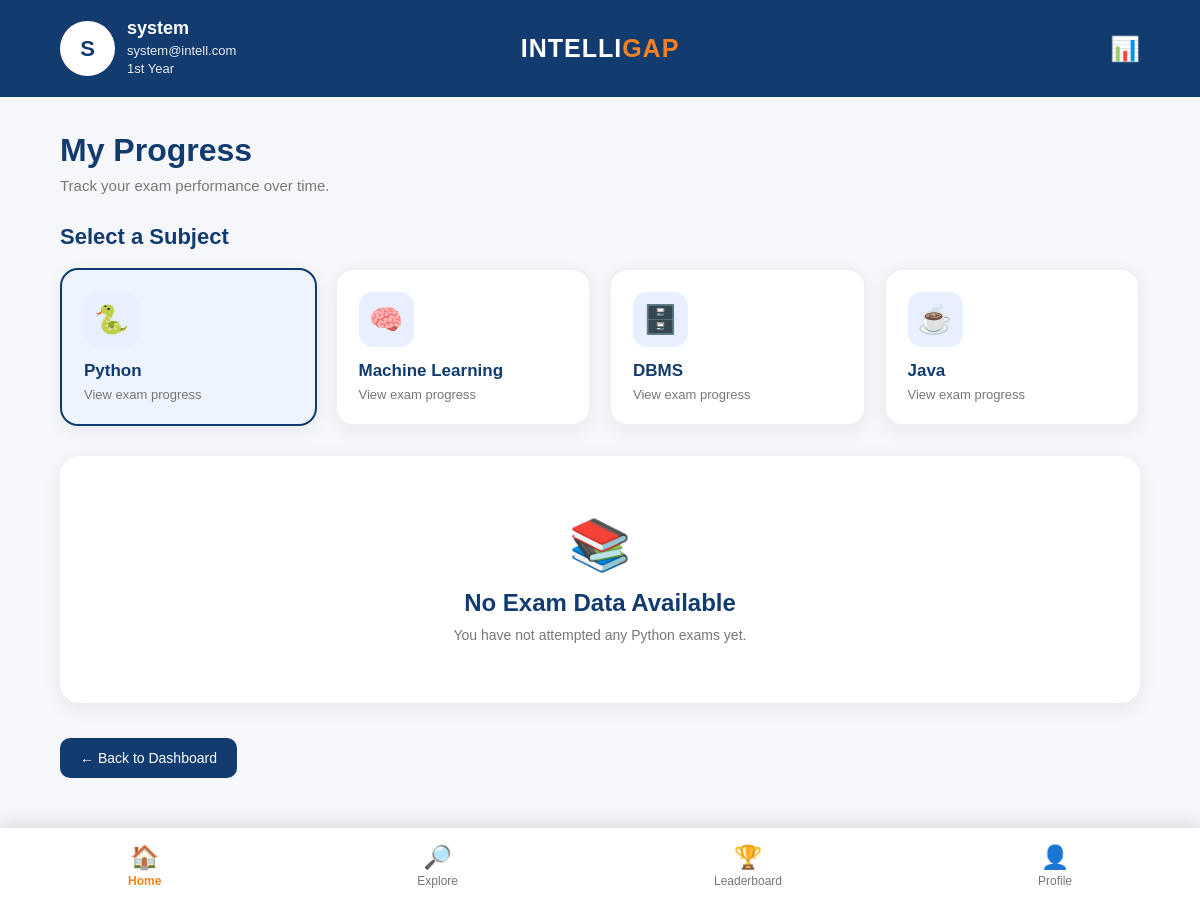
Before: /progress/?subject=Python (signed in) with the older database file.
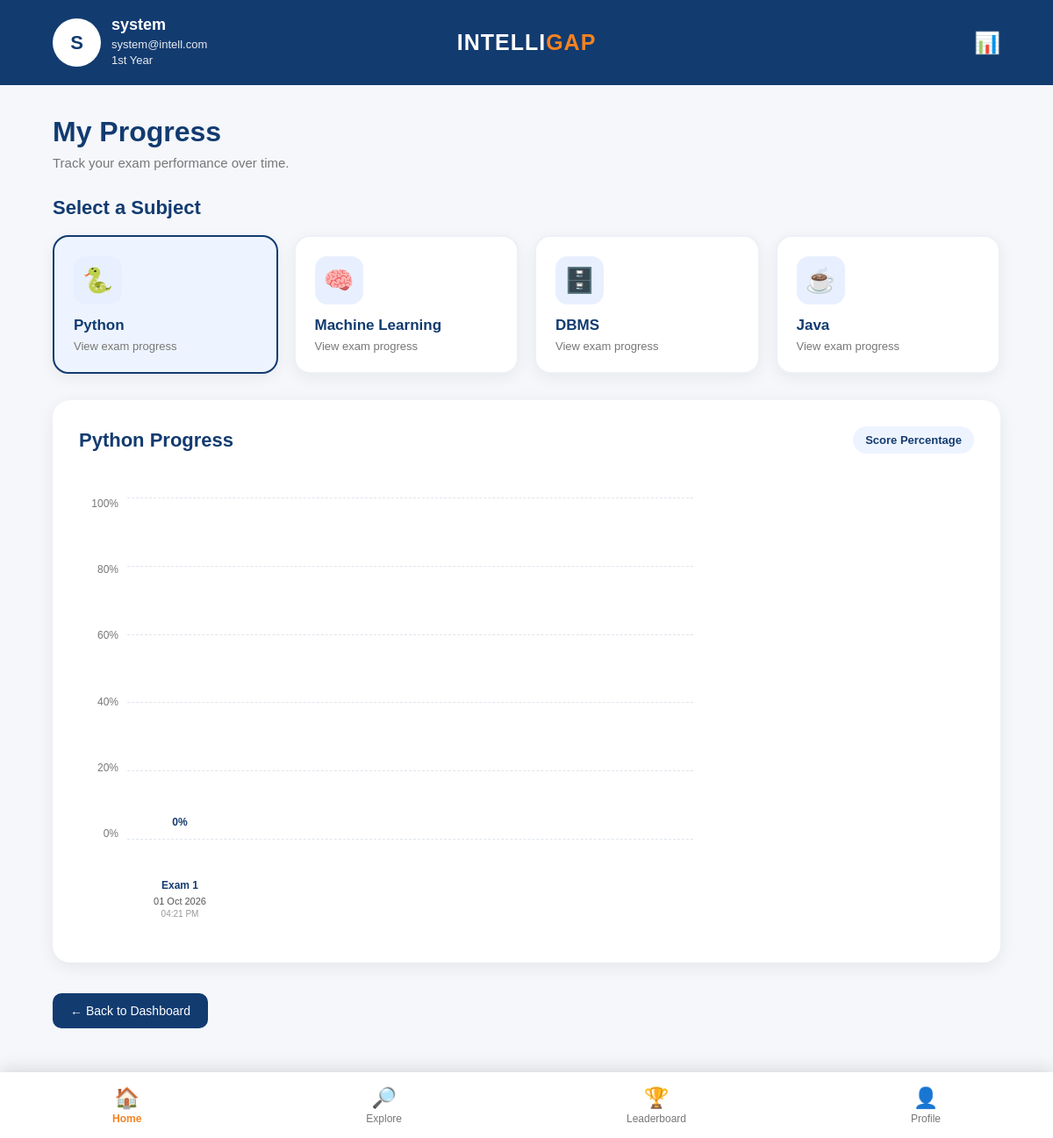
After: the same page with the newer database file.
### accounts/models.py (models this page shows, shortened)
class QuizResult(models.Model):
    student = models.ForeignKey(
        Student,
        on_delete=models.CASCADE
    )
    subject = models.CharField(max_length=50)
    score = models.IntegerField(default=0)
    total_questions = models.IntegerField(default=0)
    correct_answers = models.IntegerField(default=0)
    wrong_answers = models.IntegerField(default=0)
    created_at = models.DateTimeField(
        auto_now_add=True
    )

### accounts/views/history_views.py (the view)
def progress_analysis(request):
    student_id = request.session.get("student_id")
    if not student_id:
        return redirect("/login/")
    try:
        student = Student.objects.get(
            id=student_id
        )
    except Student.DoesNotExist:
        request.session.flush()
        return redirect("/login/")
    subjects = [
        {
            "name": "Python",
            "icon": "🐍"
        },
        {
            "name": "Machine Learning",
            "icon": "🧠"
        },
        {
            "name": "DBMS",
            "icon": "🗄️"
        },
        {
            "name": "Java",
            "icon": "☕"
        }
    ]
    selected_subject = request.GET.get(
        "subject",
        ""
    )
    results = QuizResult.objects.filter(
        student=student
    ).order_by("created_at")
    progress_data = []
    for result in results:
        if (
            selected_subject
            and result.subject != selected_subject
        ):
            continue
        if result.total_questions > 0:
            percentage = round(
                (
                    result.score
                    / result.total_questions
                ) * 100
            )
        else:
            percentage = 0
        exam_date = result.created_at.strftime(
            "%d %b %Y"
        )
        exam_time = result.created_at.strftime(
            "%I:%M %p"
        )
        progress_data.append(
            {
                "subject": result.subject,
                "percentage": percentage,
                "score": result.score,
                "total_questions": result.total_questions,
                "date": exam_date,
                "time": exam_time,
            }
        )
    has_progress = len(progress_data) > 0
    context = {
        "student": student,
        "subjects": subjects,
        "selected_subject": selected_subject,
        "progress_data": progress_data,
        "has_progress": has_progress,
    }
    return render(
        request,
        "accounts/progress.html",
        context
    )

### accounts/templates/accounts/progress.html (shortened to what the changed rows need)
<!DOCTYPE html>
<html lang="en">
<head>
</head>
<body>
    <header class="header">
        <div class="logo">
            <h1>
                INTELLI<span>GAP</span>
            </h1>
        </div>
    </header>
    <main class="container">
        <div class="page-title">
            <h1>
                My Progress
            </h1>
        </div>
        <h2 class="subject-title">
            Select a Subject
        </h2>
        <div class="subjects">
            {% for subject in subjects %}
                <a
                    href="?subject={{ subject.name|urlencode }}"
                    class="subject-card {% if selected_subject == subject.name %}selected{% endif %}"
                >
                    <div class="subject-icon">
                        {{ subject.icon }}
                    </div>
                    <h3>
                        {{ subject.name }}
                    </h3>
                    <p>
                        View exam progress
                    </p>
                </a>
            {% endfor %}
        </div>
        {% if not selected_subject %}
            <div class="message-card">
                <div class="message-icon">
                    📊
                </div>
                <h2>
                    Select a Subject
                </h2>
                <p>
                    Choose a subject above to view your exam progress.
                </p>
            </div>
        <!-- =====================================================
             SUBJECT SELECTED BUT NO EXAMS
        ====================================================== -->
        {% elif not has_progress %}
            <div class="message-card">
                <div class="message-icon">
                    📚
                </div>
                <h2>
                    No Exam Data Available
                </h2>
                <p>
                    You have not attempted any
                    {{ selected_subject }}
                    exams yet.
                </p>
            </div>
        {% else %}
            <div class="graph-card">
                <div class="graph-header">
                    <h2>
                        {{ selected_subject }} Progress
                    </h2>
                    <div class="graph-label">
                        Score Percentage
                    </div>
                </div>
                <div class="chart-wrapper">
                    <div class="chart">
                        <div class="y-axis">
                            <span>
                                100%
                            </span>
                            <span>
                                80%
                            </span>
                            <span>
                                60%
                            </span>
                            <span>
                                40%
                            </span>
                            <span>
                                20%
                            </span>
                            <span>
                                0%
                            </span>
                        </div>
                        <div class="grid">
                            <div class="grid-line"></div>
                            <div class="grid-line"></div>
                            <div class="grid-line"></div>
                            <div class="grid-line"></div>
                            <div class="grid-line"></div>
                            <div class="grid-line"></div>
                        </div>
                        <div class="bars-area">
                            {% for item in progress_data %}
                                <div class="bar-container">
                                    <div
                                        class="bar progress-bar"
                                        data-percentage="{{ item.percentage }}"
                                    >
                                        <div class="bar-value">
                                            {{ item.percentage }}%
                                        </div>
                                    </div>
                                    <div class="x-label">
                                        <div class="exam-number">
                                            Exam {{ forloop.counter }}
                                        </div>
                                        <div class="exam-date">
                                            {{ item.date }}
                                        </div>
                                        <div class="exam-time">
                                            {{ item.time }}
                                        </div>
                                    </div>
                                </div>
                            {% endfor %}
                        </div>
                    </div>
                </div>
            </div>
        {% endif %}
    </main>
</body>
</html>

Changed rows visible on the page:
added QuizResult: subject "Python", percentage "0", date "01 Oct 2026", time "04:21 PM"
Other visible differences:
{{ selected_subject }}: "Python" → (not shown)
text no longer shown: "📚 No Exam Data Available You have not attempted any exams yet."
text now shown: "Progress Score Percentage 100% 80% 60% 40% 20% 0%"
